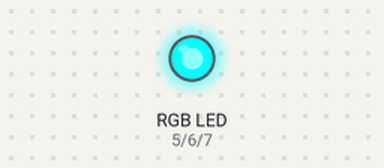
This sketch was run on a simulated Arduino Uno, built with avr-gcc and run on an emulated ATmega328P. Parts: an RGB LED mixed from three pins (HIGH = lit).

Above: at 0.1 s.
At 4.1 s:
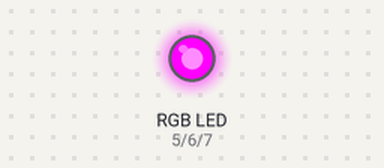
At 8.1 s:
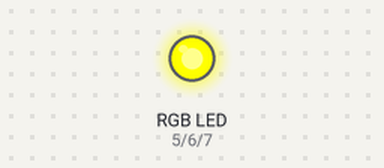
At 12.1 s:
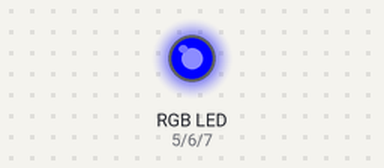
At 20.1 s:
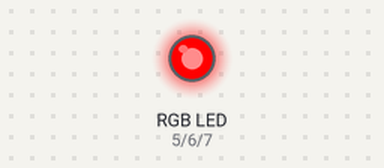
At 38.1 s:
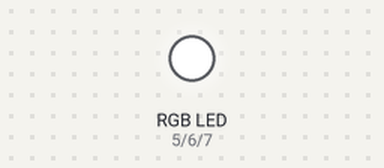
Timing chart, 0 to 39.6 s (numbered marks = the images above):
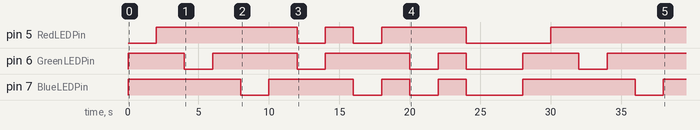

Measured:
- by itself, pin 5 (RedLEDPin): goes HIGH 10.0 s, LOW 2.0 s, HIGH 2.0 s, LOW 2.0 s, HIGH 6.0 s, LOW 6.0 s, then HIGH
- by itself, pin 6 (GreenLEDPin): LOW → HIGH at 0.00 s, → LOW 4.0 s later, → HIGH 2.0 s later, → LOW 6.0 s later, … (11 changes in this stretch)
- by itself, pin 7 (BlueLEDPin): LOW → HIGH at 0.00 s, → LOW 8.0 s later, → HIGH 2.0 s later, → LOW 6.0 s later, … (11 changes in this stretch)

The sketch:

Blink_RGB.ino
```cpp
/*Yury Ereshchenko 114012010
This codes controls the RGB light
It cycles the colors of RedLEDPin, GreenLEDPin, BlueLEDPin, yellow, pink, turquoise and white


09/24/2025

*/


//Setup Arduino pins
int RedLEDPin = 5;
int GreenLEDPin = 6;
int BlueLEDPin = 7;

// the setup function runs once when you press reset or power the board
void setup() {
  pinMode(RedLEDPin, OUTPUT);
  pinMode(GreenLEDPin, OUTPUT);
  pinMode(BlueLEDPin, OUTPUT);
}


// the loop function runs over and over again forever
void loop() {

  //Make sure its off
  TurnColorOFF(RedLEDPin);
  TurnColorOFF(GreenLEDPin);
  TurnColorOFF(BlueLEDPin);

  //RedLEDPin
  TurnColorON(RedLEDPin);
  delay(2000);
  TurnColorOFF(RedLEDPin);
  delay(2000);

  //GreenLEDPin
  TurnColorON(GreenLEDPin);
  delay(2000);
  TurnColorOFF(GreenLEDPin);
  delay(2000);

  //BlueLEDPin
  TurnColorON(BlueLEDPin);
  delay(2000);
  TurnColorOFF(BlueLEDPin);
  delay(2000);

  //YELLOW
  TurnColorON(RedLEDPin);
  TurnColorON(GreenLEDPin);
  delay(2000);
  TurnColorOFF(RedLEDPin);
  TurnColorOFF(GreenLEDPin);
  delay(2000);

  //PINK
  TurnColorON(RedLEDPin);
  TurnColorON(BlueLEDPin);
  delay(2000);
  TurnColorOFF(RedLEDPin);
  TurnColorOFF(BlueLEDPin);
  delay(2000);

  //TURQUOISE
  TurnColorON(GreenLEDPin);
  TurnColorON(BlueLEDPin);
  delay(2000);
  TurnColorOFF(GreenLEDPin);
  TurnColorOFF(BlueLEDPin);
  delay(2000);

  //WHITE
  TurnColorON(RedLEDPin);
  TurnColorON(GreenLEDPin);
  TurnColorON(BlueLEDPin);
  delay(2000);
  TurnColorON(RedLEDPin);
  TurnColorON(GreenLEDPin);
  TurnColorON(BlueLEDPin);
  delay(2000);
}

void TurnColorON(int color) {
  digitalWrite(color, LOW);  // turn the LED on (HIGH is the voltage level)
}

void TurnColorOFF(int color) {
  digitalWrite(color, HIGH);  // turn the LED on (HIGH is the voltage level)
}
```
